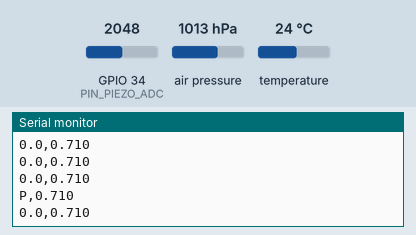
Recording of a sketch running on a simulated ESP32. On the bench: the last lines printed to the serial monitor. Wiring (inferred from the names in the program): BMP280 pressure sensor at I2C address 0x76. The test bench sets the inputs (shaded band); at power-on: air pressure 1013 hPa, GPIO 34 (PIN_PIEZO_ADC) = 2048, temperature 24 °C (analog values on the 0–4095 scale).

Above: at 1.4 s.
1.5 s: air pressure set to 952 hPa
At 2.3 s:
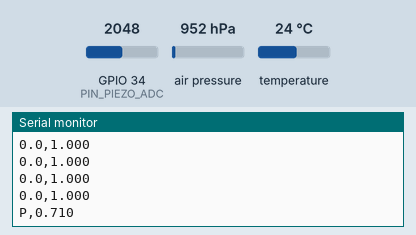
3.1 s: GPIO 34 (PIN_PIEZO_ADC) set to 2866
At 4.1 s:
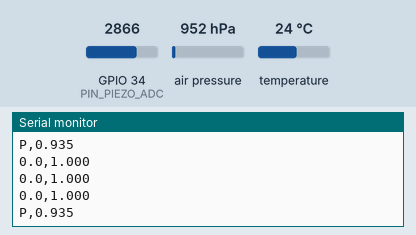
4.6 s: air pressure set to 1025 hPa
At 5.7 s:
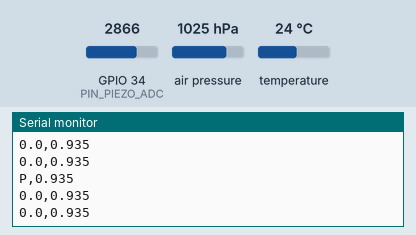
6.1 s: GPIO 34 (PIN_PIEZO_ADC) set to 3140
At 6.7 s:
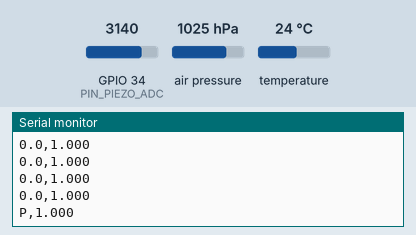
Timing chart, 0 to 8.6 s (numbered marks = the images above; inputs shaded):
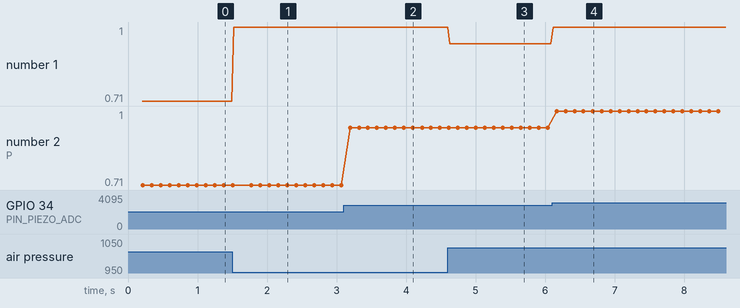

The sketch:

orpheus_piezo_bmp_esp32.ino
```cpp
/*
 * ORPHEUS BELOW — ESP32 Piezo Tap/Punch + Optional BMP280 Breath Controller
 * Streams 115200-baud intensity pulses directly into Unity's SensorPulseInput.cs (COM5):
 *
 * WIRING:
 *   1) PIEZO DISC (Primary / Instant Analog Impact):
 *      - Red wire (center brass/ceramic) -> GPIO 34
 *      - Black wire (outer rim)          -> GND
 *      - 1 MOhm resistor in parallel between GPIO 34 and GND (bleeds DC charge & protects ADC!)
 *
 *   2) OPTIONAL REPLACEMENT BMP280 (Breath Alternative Input):
 *      - VCC -> 3V3, GND -> GND, SDA -> GPIO 22, SCL -> GPIO 21
 *      - Auto-detected at boot; if absent, runs pure Piezo mode with zero lag!
 *
 * SERIAL PROTOCOL (parsed automatically by Assets/OrpheusBelow/Scripts/Input/SensorPulseInput.cs):
 *   - "P,<0.000..1.000>" : Triggered attack pulse! (< 0.60 = Soft Lyre Note, >= 0.60 = HARD BOOM!)
 *   - "0.0,<0.000..1.000>" : 30 Hz live meter telemetry for the HUD bar
 */

#include <Arduino.h>
#include <Wire.h>

static const int PIN_PIEZO_ADC = 34;

// Tunable Piezo thresholds (12-bit ESP32 ADC: 0..4095)
static const int PIEZO_NOISE_FLOOR = 140;   // Ignore tiny desk vibration
static const int PIEZO_HARD_BOOM   = 1650;  // >= 0.60 normalized -> HARD ORPHIC BOOM!
static const int PIEZO_MAX_CLIP    = 3100;  // 1.00 normalized max slam

static unsigned long lastTelemetryMs = 0;
static unsigned long cooldownUntilMs = 0;

static bool capturingPeak = false;
static unsigned long peakWindowStartMs = 0;
static int peakAdc = 0;

// Optional BMP280 I2C auto-detected state (zero extra libraries needed!)
static uint8_t bmpAddr = 0;
static float bmpBaselineRaw = 0.0f;
static float bmpBreathNorm = 0.0f;
static bool bmpExhaleArmed = true;

static bool probeBmp280(uint8_t addr) {
  Wire.beginTransmission(addr);
  Wire.write(0xD0);
  if (Wire.endTransmission(false) != 0) return false;
  if (Wire.requestFrom(addr, (uint8_t)1) != 1) return false;
  uint8_t id = Wire.read();
  if (id != 0x58 && id != 0x60) return false;

  // Configure normal mode, 16x pressure oversampling, fast 0.5ms standby
  Wire.beginTransmission(addr);
  Wire.write(0xF4);
  Wire.write(0x57);
  Wire.endTransmission();
  return true;
}

static int32_t readBmpRawPressure(uint8_t addr) {
  Wire.beginTransmission(addr);
  Wire.write(0xF7);
  if (Wire.endTransmission(false) != 0) return 0;
  if (Wire.requestFrom(addr, (uint8_t)3) != 3) return 0;
  int32_t p = ((int32_t)Wire.read() << 12) | ((int32_t)Wire.read() << 4) | (Wire.read() >> 4);
  return p;
}

float adcToNormalized(int raw) {
  if (raw <= PIEZO_NOISE_FLOOR) return 0.0f;
  if (raw < PIEZO_HARD_BOOM) {
    float t = (float)(raw - PIEZO_NOISE_FLOOR) / (float)(PIEZO_HARD_BOOM - PIEZO_NOISE_FLOOR);
    return 0.16f + t * 0.43f; // Maps soft taps smoothly to [0.16 .. 0.59]
  } else {
    float t = (float)(raw - PIEZO_HARD_BOOM) / (float)(PIEZO_MAX_CLIP - PIEZO_HARD_BOOM);
    if (t > 1.0f) t = 1.0f;
    return 0.60f + t * 0.40f; // Maps hard punches/slams to [0.60 .. 1.00] BOOM!
  }
}

void setup() {
  Serial.begin(115200);
  analogReadResolution(12);
  analogSetPinAttenuation(PIN_PIEZO_ADC, ADC_11db); // Full ~0..3.3V range

  Wire.begin(22, 21);
  if (probeBmp280(0x76)) bmpAddr = 0x76;
  else if (probeBmp280(0x77)) bmpAddr = 0x77;

  delay(200);
  if (bmpAddr != 0) {
    bmpBaselineRaw = (float)readBmpRawPressure(bmpAddr);
    Serial.println("# ORPHEUS_BELOW_PIEZO_PLUS_BMP280_READY");
  } else {
    Serial.println("# ORPHEUS_BELOW_PIEZO_READY");
  }
}

void loop() {
  unsigned long now = millis();
  int raw = analogRead(PIN_PIEZO_ADC);

  // 14 ms peak-hold window captures the true crest of a physical knock/punch!
  if (now >= cooldownUntilMs) {
    if (!capturingPeak && raw > PIEZO_NOISE_FLOOR) {
      capturingPeak = true;
      peakWindowStartMs = now;
      peakAdc = raw;
    } else if (capturingPeak) {
      if (raw > peakAdc) peakAdc = raw;
      if (now - peakWindowStartMs >= 14) {
        float norm = adcToNormalized(peakAdc);
        Serial.print("P,");
        Serial.println(norm, 3);

        capturingPeak = false;
        peakAdc = 0;
        cooldownUntilMs = now + 115; // Debounce piezoelectric ringing
      }
    }
  }

  // 30 Hz live meter feed + optional BMP280 breath check
  if (now - lastTelemetryMs >= 33) {
    lastTelemetryMs = now;

    if (bmpAddr != 0) {
      int32_t pRaw = readBmpRawPressure(bmpAddr);
      if (pRaw > 0) {
        float delta = (float)pRaw - bmpBaselineRaw;
        if (fabs(delta) < 120.0f) {
          bmpBaselineRaw = bmpBaselineRaw * 0.98f + (float)pRaw * 0.02f;
        }
        bmpBreathNorm = constrain((delta - 90.0f) / 650.0f, 0.0f, 1.0f);
        if (bmpBreathNorm < 0.10f) bmpExhaleArmed = true;
        else if (bmpExhaleArmed && bmpBreathNorm >= 0.22f && now >= cooldownUntilMs) {
          bmpExhaleArmed = false;
          Serial.print("S,");
          Serial.println(bmpBreathNorm, 3);
          cooldownUntilMs = now + 150;
        }
      }
    }

    float piezoNorm = adcToNormalized(capturingPeak ? peakAdc : raw);
    float liveNorm = piezoNorm > bmpBreathNorm ? piezoNorm : bmpBreathNorm;
    Serial.print("0.0,");
    Serial.println(liveNorm, 3);
  }

  delayMicroseconds(500); // ~2 kHz sampling so fast piezo spikes are never missed
}
```

Measured:
- after the input at 1.5 s, the serial monitor: prints a new line at once (image 1)
- after the input at 3.1 s, the serial monitor: prints a new line after 0.09 s (image 2)
- after the input at 4.6 s, the serial monitor: prints a new line at once (image 3)
- after the input at 6.1 s, the serial monitor: prints a new line after 0.06 s (image 4)
- plotted number 1: 0.71 → 1 after the input at 1.5 s
- plotted number 2: 0.71 → 0.94 after the input at 3.1 s
